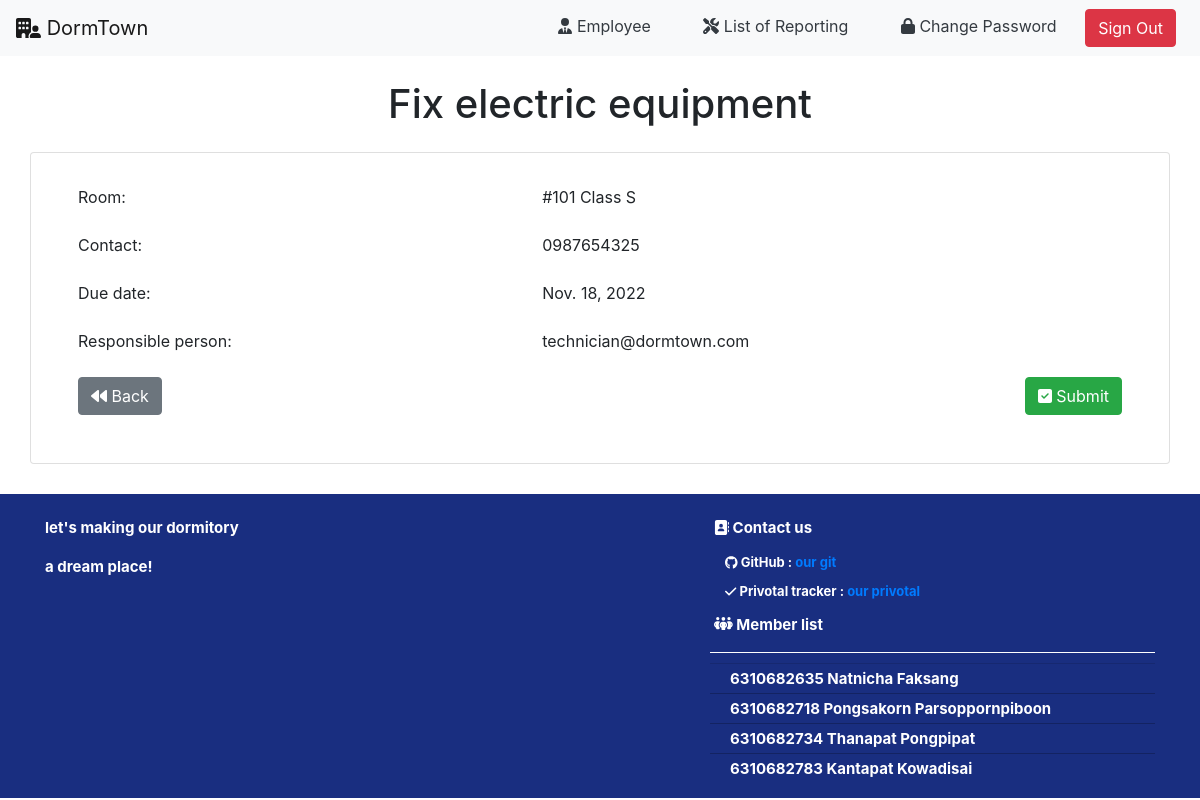
Screenshot of /employee/submit/59 (signed in) with the database file from the repository.
### occupant/models.py (models this page shows, shortened)
class Report(models.Model):
    from_user_id = models.ForeignKey(
        User, on_delete=models.CASCADE, related_name="from_user_id")
    problem_type_id = models.ForeignKey(
        ProblemType, on_delete=models.CASCADE, related_name="problem_type_id")
    due_date = models.DateField()
    note = models.CharField(max_length=150)
    status_id = models.ForeignKey(
        StatusType, on_delete=models.CASCADE, related_name="status_id")
    assign_to_id = models.ForeignKey(
        User, on_delete=models.CASCADE, related_name="assign_to_id", null=True)
    role_id = models.ForeignKey(
        Role, on_delete=models.CASCADE, related_name="reported_role_id", null=True)

class ProblemType(models.Model):
    problem_name = models.CharField(max_length=30)
    def __str__(self):
        return f'{ self.problem_name }'

class Room(models.Model):
    room_number = models.CharField(max_length=3)
    room_type = models.ForeignKey(
        RoomType, on_delete=models.CASCADE, related_name="room_type")
    status = models.BooleanField()
    def __str__(self):
        return f'#{ self.room_number } Class {self.room_type}'

class RoomType(models.Model):
    class_level = models.CharField(max_length=5)
    price = models.IntegerField()
    room_service = models.IntegerField(default=1)
    tv_fridge = models.BooleanField(default=True)
    wardrobe = models.BooleanField(default=True)
    water_heater = models.BooleanField(default=True)
    def __str__(self):
        return f'{ self.class_level }'

class UserInfo(models.Model):
    user_id = models.ForeignKey(
        User, on_delete=models.CASCADE, related_name="user_id")
    role_id = models.ForeignKey(
        Role, on_delete=models.CASCADE, related_name="role_id")
    room_id = models.ForeignKey(
        Room, on_delete=models.CASCADE, related_name="room_id", null=True)
    phone_number = models.CharField(max_length=10)
    address = models.CharField(max_length=100)
    street = models.CharField(max_length=50)
    state = models.CharField(max_length=50)
    city = models.CharField(max_length=50)
    country = models.CharField(max_length=20)
    zip_code = models.CharField(max_length=10)

### employee/views.py (the view)
# urls.py: path("submit/<int:report_id>", views.submit, name='submit'),
def submit(request,report_id):
    if not request.user.is_authenticated:
        return render(request, 'users/login.html', status=403)
    try:
        user = User.objects.get(pk=request.user.id)
        user_info = get_object_or_404(UserInfo, user_id=request.user.id)
        report = Report.objects.get(pk=report_id)
        assign_to = report.assign_to_id
        due_date = report.due_date
        reporter = UserInfo.objects.get(user_id=report.from_user_id.id)
        reporter_room = reporter.room_id
        reporter_contact = reporter.phone_number
    except:
        return render(request, 'rooms/500.html', status=500)
    return render(request, 'employee/submit.html', {
        'user': user,
        'user_info': user_info,
        'report': report,
        'assign_to': assign_to,
        'due_date': due_date,
        'reporter_room': reporter_room,
        'reporter_contact': reporter_contact,
        })

### employee/templates/employee/submit.html
{% extends 'employee/layout.html' %}
{% block body %}
<div class="text-center mt-4">
    <h1>{{report.problem_type_id}}</h1>
</div>
<div class="container" >
    <div class="py-2"></div>
    <div class="row">
        <div class="col card">
            <div class="card-body">
                <table class="table table-borderless">
                        <tr>
                            <td colspan="1">Room:</td>
                            <td class="text-end">{{reporter_room}}</td>
                        </tr>
                        <tr>
                            <td colspan="1">Contact:</td>
                            <td class="text-end">{{reporter_contact}}</td>
                        </tr>
                        <tr>
                            <td colspan="1">Due date:</td>
                            <td class="text-end" >{{due_date}}</td>
                        </tr>
                        <tr>
                            <td colspan="1">Responsible person:</td>
                            <td class="text-end">{{assign_to}}</td>
                        </tr>
                        <tr>
                            <td align="left"><a class="btn btn-secondary text-white" href="{% url 'employee:index' %}"> <i class="fa-solid fa-backward"></i> Back</a></td>
                            <td align="right"><a class="btn btn-success text-white" href="{% url 'employee:get_submit' report.id %}"> <i class="fa-solid fa-square-check"></i> Submit</a></td>
                        </tr>
                </table>
            </div>
        </div>
    </div>
</div>
{% endblock %}

### manager/static/manager/dashboard.css (style rules this page uses)
:root { --height-box: 150px; --padding-box: 50px 0; --border-radius-box: 5px; }

### rows the page displays
Report: problem_type_id "Fix electric equipment", due_date "Nov. 18, 2022"
Room: room_number+room_type "#101 Class S"
UserInfo: phone_number "0987654325"

### other values shown
{{ assign_to }} "technician@dormtown.com"
